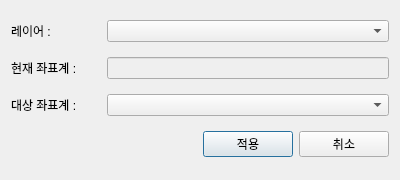
<?xml version="1.0" encoding="UTF-8"?>
<ui version="4.0">
 <class>Dialog</class>
 <widget class="QDialog" name="Dialog">
  <property name="geometry">
   <rect>
    <x>0</x>
    <y>0</y>
    <width>400</width>
    <height>180</height>
   </rect>
  </property>
  <property name="windowTitle">
   <string>좌표계 설정</string>
  </property>
  <layout class="QGridLayout" name="gridLayout">
   <item row="1" column="1" colspan="3">
    <widget class="QLineEdit" name="lineEdit_CurrentCRS">
     <property name="enabled">
      <bool>false</bool>
     </property>
    </widget>
   </item>
   <item row="2" column="0">
    <widget class="QLabel" name="label_5">
     <property name="text">
      <string>대상 좌표계 :</string>
     </property>
    </widget>
   </item>
   <item row="4" column="2">
    <widget class="QPushButton" name="pushButton_ApplyCRS">
     <property name="text">
      <string>적용</string>
     </property>
    </widget>
   </item>
   <item row="0" column="0">
    <widget class="QLabel" name="label_3">
     <property name="text">
      <string>레이어 :</string>
     </property>
    </widget>
   </item>
   <item row="1" column="0">
    <widget class="QLabel" name="label">
     <property name="text">
      <string>현재 좌표계 :</string>
     </property>
    </widget>
   </item>
   <item row="0" column="1" colspan="3">
    <widget class="QComboBox" name="comboBox_Layers"/>
   </item>
   <item row="4" column="3">
    <widget class="QPushButton" name="pushButton_Cancel">
     <property name="text">
      <string>취소</string>
     </property>
    </widget>
   </item>
   <item row="2" column="1" colspan="3">
    <widget class="QComboBox" name="comboBox_TargetCoordinates"/>
   </item>
  </layout>
 </widget>
 <resources/>
 <connections/>
</ui>
